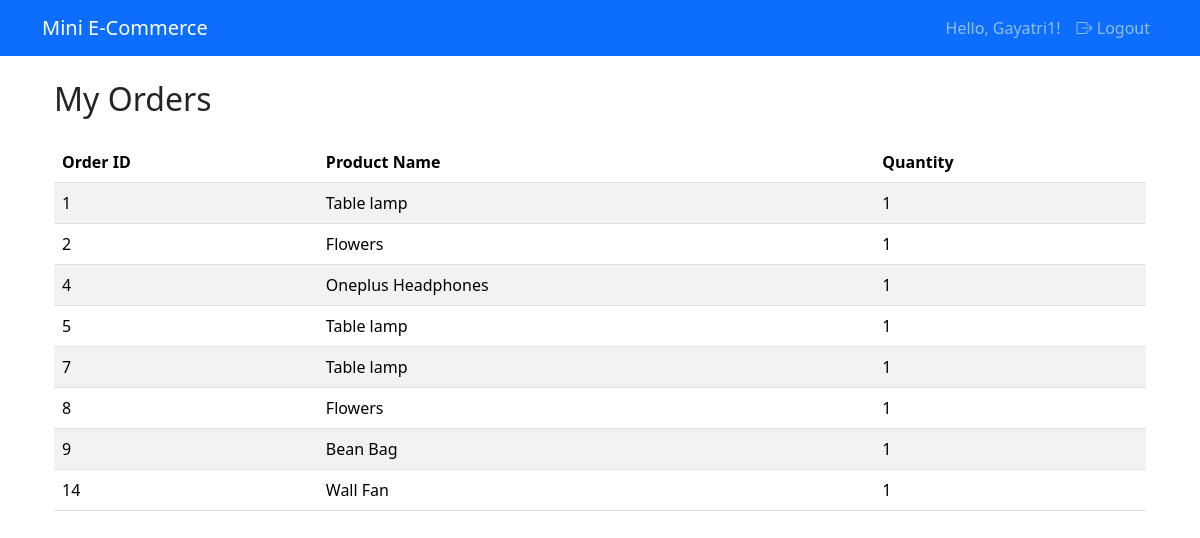
Page /orders/my_orders (signed in) on the committed database.
### routes/users/users.py (models this page shows, shortened)
class User(db.Model):
    id = db.Column(db.Integer, primary_key=True)
    username = db.Column(db.String(100), nullable=False, unique=True)
    email = db.Column(db.String(100), nullable=False, unique=True)
    password = db.Column(db.String(200), nullable=False)
    role = db.Column(db.String(20), nullable=False, default="customer")

### routes/products/products.py (models this page shows)
class Product(db.Model):
    id = db.Column(db.Integer, primary_key=True)
    name = db.Column(db.String(100), nullable=False)
    price = db.Column(db.Float, nullable=False)
    stock = db.Column(db.Integer, nullable=False)
    seller_id = db.Column(db.Integer, nullable=False)

### routes/orders/orders.py (the view)
@orders_bp.route("/my_orders")
@login_required
def my_orders():
    if current_user.role != "customer":
        flash("Access denied!", "danger")
        return redirect(url_for("users.login"))
    orders = Order.query.filter_by(customer_id=current_user.id).all()
    order_list = []
    for o in orders:
        product = Product.query.get(o.product_id)
        order_list.append({
            "id": o.id,
            "product_name": product.name if product else "Unknown",
            "quantity": o.quantity
        })
    return render_template("orders/customer_orders.html", orders=order_list)

### app.py (called while the page is built)
@login_manager.user_loader
def load_user(user_id):
    from routes.users.users import User
    return User.query.get(int(user_id))

### templates/orders/customer_orders.html
{% extends "base.html" %}
{% block content %}
<div class="container mt-4">
  <h2 class="mb-4">My Orders</h2>
  {% if orders %}
  <table class="table table-striped">
    <thead>
      <tr>
        <th>Order ID</th>
        <th>Product Name</th>
        <th>Quantity</th>
      </tr>
    </thead>
    <tbody>
      {% for order in orders %}
      <tr>
        <td>{{ order.id }}</td>
        <td>{{ order.product_name }}</td>
        <td>{{ order.quantity }}</td>
      </tr>
      {% endfor %}
    </tbody>
  </table>
  {% else %}
    <p>You have not placed any orders yet.</p>
  {% endif %}
</div>
{% endblock %}

### templates/base.html (shortened to what this page needs)
<!DOCTYPE html>
<html lang="en">
<head>
    <link href="https://cdn.jsdelivr.net/npm/bootstrap@5.3.2/dist/css/bootstrap.min.css" rel="stylesheet">
    <link href="https://cdn.jsdelivr.net/npm/bootstrap-icons@1.10.5/font/bootstrap-icons.css" rel="stylesheet">
</head>
<body>
    <nav class="navbar navbar-expand-lg navbar-dark bg-primary">
        <div class="container">
            <a class="navbar-brand" href="{{ url_for('home') }}">Mini E-Commerce</a>
            <div class="collapse navbar-collapse" id="navbarNav">
                <ul class="navbar-nav ms-auto">
                    {% if current_user.is_authenticated %}
                        <li class="nav-item">
                            <span class="nav-link">Hello, {{ current_user.username }}!</span>
                        </li>
                        <li class="nav-item">
                            <a class="nav-link btn btn-outline-light btn-sm" href="{{ url_for('users.logout') }}">
                                <i class="bi bi-box-arrow-right"></i> Logout
                            </a>
                        </li>
                    {% endif %}
                </ul>
            </div>
        </div>
    </nav>
    <div class="container mt-4">
        {% block content %}{% endblock %}
    </div>
</body>
</html>

### rows in the picture
User: username "Gayatri1"
Product: id "1", product_name "Table lamp", quantity "1", id "5", id "7"
Product: id "2", product_name "Flowers", quantity "1", id "8"
Product: id "4", product_name "Oneplus Headphones", quantity "1"
Product: id "9", product_name "Bean Bag", quantity "1"
Product: id "14", product_name "Wall Fan", quantity "1"
